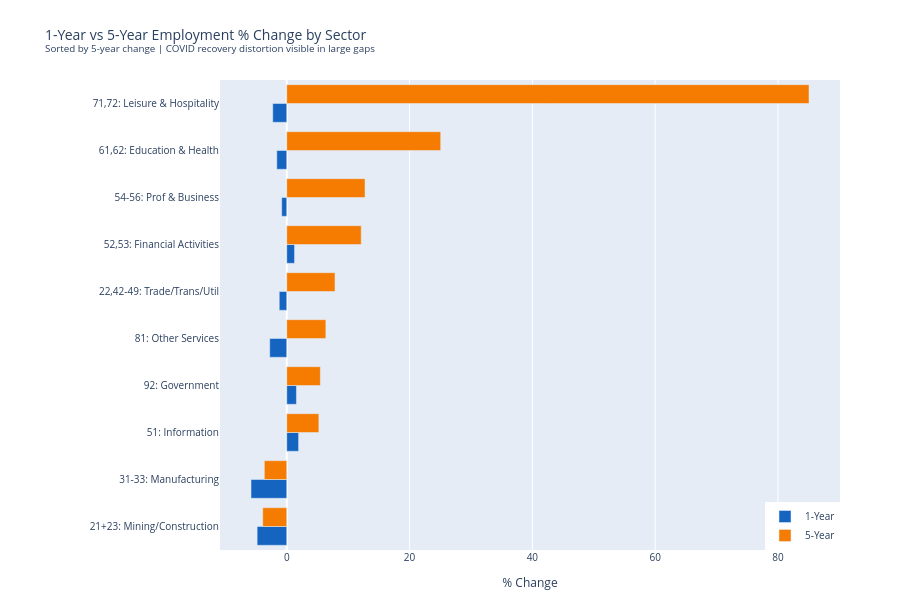

Notebook code cell kept with this figure:
### Markdown cell above
---
## Step 2.5: Chart 2 — 1-Year vs 5-Year % Change Comparison

Highlights the gap between COVID recovery (5yr) and current trend (1yr).

### Code cell
comp_df = df[df['NAICS'] != ''].copy()
comp_df['label'] = comp_df['NAICS'] + ': ' + comp_df['Industry'].map(short)
comp_df = comp_df.sort_values('5yr %')

fig2 = go.Figure()
fig2.add_trace(go.Bar(
    y=comp_df['label'], x=comp_df['YoY %'], name='1-Year',
    orientation='h', marker_color='#1565c0',
))
fig2.add_trace(go.Bar(
    y=comp_df['label'], x=comp_df['5yr %'], name='5-Year',
    orientation='h', marker_color='#f57c00',
))

fig2.update_layout(
    barmode='group', height=600,
    title='1-Year vs 5-Year Employment % Change by Sector<br><sup>Sorted by 5-year change | COVID recovery distortion visible in large gaps</sup>',
    xaxis_title='% Change', yaxis_title='',
    margin=dict(l=220, r=60, t=80, b=50),
    legend=dict(x=1, y=0, xanchor='right', yanchor='bottom'),
    font=dict(size=10),
)
fig2.show()

### Figure 1 — Plotly figure (JSON) as saved in the notebook; plotly's stock layout.template omitted (floating-point values rounded to 4 significant figures)
{"data": [{"marker": {"color": "#1565c0"}, "name": "1-Year", "orientation": "h", "type": "bar", "x": [-4.82, -5.82, 1.93, 1.58, -2.77, -1.22, 1.27, -0.82, -1.62, -2.28], "y": ["21+23: Mining/Construction", "31-33: Manufacturing", "51: Information", "92: Government", "81: Other Services", "22,42-49: Trade/Trans/Util", "52,53: Financial Activities", "54-56: Prof & Business", "61,62: Education & Health", "71,72: Leisure & Hospitality"]}, {"marker": {"color": "#f57c00"}, "name": "5-Year", "orientation": "h", "type": "bar", "x": [-3.91, -3.65, 5.23, 5.47, 6.37, 7.86, 12.13, 12.75, 25.07, 85.05], "y": ["21+23: Mining/Construction", "31-33: Manufacturing", "51: Information", "92: Government", "81: Other Services", "22,42-49: Trade/Trans/Util", "52,53: Financial Activities", "54-56: Prof & Business", "61,62: Education & Health", "71,72: Leisure & Hospitality"]}], "layout": {"barmode": "group", "font": {"size": 10}, "height": 600, "legend": {"x": 1, "xanchor": "right", "y": 0, "yanchor": "bottom"}, "margin": {"b": 50, "l": 220, "r": 60, "t": 80}, "title": {"text": "1-Year vs 5-Year Employment % Change by Sector<br><sup>Sorted by 5-year change | COVID recovery distortion visible in large gaps</sup>"}, "xaxis": {"title": {"text": "% Change"}}, "yaxis": {"title": {"text": ""}}}}
